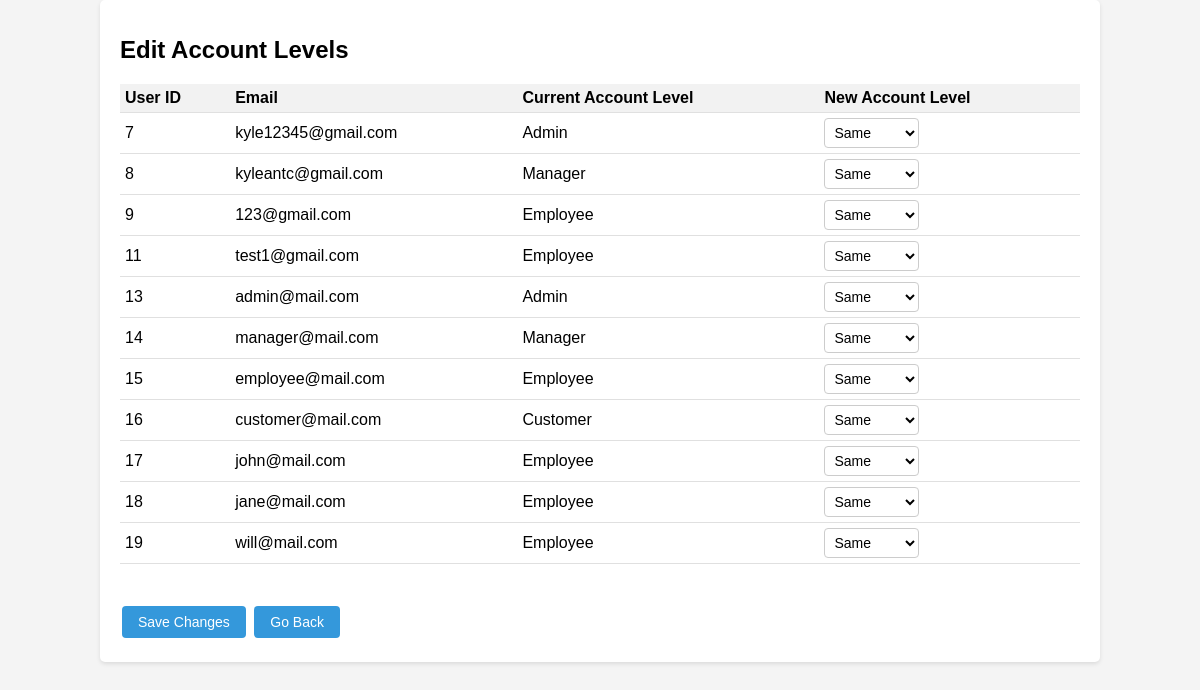
The app's page /edit_permissions.php with its own data.
### tables this page shows
CREATE TABLE `users` (
  `id` int(100) NOT NULL,
  `firstname` varchar(70) NOT NULL,
  `lastname` varchar(80) NOT NULL,
  `password` varchar(100) NOT NULL,
  `email` varchar(100) NOT NULL,
  `date_created` datetime NOT NULL DEFAULT current_timestamp(),
  `isAdmin` tinyint(1) NOT NULL DEFAULT 0,
  `isManager` tinyint(1) NOT NULL DEFAULT 0,
  `isEmployee` tinyint(1) NOT NULL DEFAULT 0
);

### edit_permissions.php (the view, shortened to what this page needs)
<?php
$connection = new mysqli('localhost', 'root', '', 'hardstore');
$sql = 'SELECT id, email, isEmployee, isManager, isAdmin FROM users';
$result = $connection->query($sql);
?>
<!DOCTYPE html>
<html lang="en">
<head>
</head>
<body>
    <div class="container">
        <h1>Edit Account Levels</h1>
        <form action="save_changes.php" method="post">
            <table>
                <tr>
                    <th>User ID</th>
                    <th>Email</th>
                    <th>Current Account Level</th>
                    <th>New Account Level</th>
                </tr>
                <?php
                while ($row = $result->fetch_assoc()) {
                    if ($row['isEmployee'] == 1 && $row['isManager'] == 0 && $row['isAdmin'] == 0) {
                        $current_level = 'Employee';
                    } elseif ($row['isEmployee'] == 1 && $row['isManager'] == 1 && $row['isAdmin'] == 0) {
                        $current_level = 'Manager';
                    } elseif ($row['isEmployee'] == 1 && $row['isManager'] == 1 && $row['isAdmin'] == 1) {
                        $current_level = 'Admin';
                    } else {
                        $current_level = 'Customer';
                    }
                    echo '<tr>';
                    echo '<td>' . $row['id'] . '</td>';
                    echo '<td>' . $row['email'] . '</td>';
                    echo '<td>' . $current_level . '</td>';
                    echo '<td>';
                    echo '<select name="account_level_' . $row['id'] . '">';
                    echo '<option value="same">Same</option>';
                    echo '</select>';
                    echo '</td>';
                    echo '</tr>';
                }
                ?>
            </table>
            <br>
            <button type="submit">Save Changes</button>
            <button type="button" onclick="window.location.href='account.php'">Go Back</button>
        </form>
    </div>
</body>
</html>

### edit_permissions.php (style rules this page uses)
body { font-family: Arial, sans-serif; background-color: #f4f4f4; margin: 0; padding: 0; }
.container { width: 80%; margin: 0 auto; background-color: #fff; padding: 20px; border-radius: 5px; box-shadow: 0 2px 4px rgba(0, 0, 0, 0.1); }
h1 { font-size: 24px; margin-bottom: 20px; }
table { width: 100%; border-collapse: collapse; margin-bottom: 20px; }
th, td { padding: 5px; text-align: left; border-bottom: 1px solid #e0e0e0; }
th { background-color: #f2f2f2; font-weight: bold; }
select { border: 1px solid #ccc; background-color: #fff; padding: 5px; border-radius: 4px; font-size: 14px; }
button { background-color: #3498db; color: white; border: none; border-radius: 4px; padding: 8px 16px; text-align: center; text-decoration: none; font-size: 14px; margin: 4px 2px; cursor: pointer; transition: background-color 0.3s; }

### records on screen
users: id "7", email "kyle12345@gmail.com", current_level "Admin", id "Same"
users: id "8", email "kyleantc@gmail.com", current_level "Manager", id "Same"
users: id "9", email "123@gmail.com", current_level "Employee", id "Same"
users: id "11", email "test1@gmail.com", current_level "Employee", id "Same"
users: id "13", email "admin@mail.com", current_level "Admin", id "Same"
users: id "14", email "manager@mail.com", current_level "Manager", id "Same"
users: id "15", email "employee@mail.com", current_level "Employee", id "Same"
users: id "16", email "customer@mail.com", isEmployee "Customer", id "Same"
users: id "17", email "john@mail.com", current_level "Employee", id "Same"
users: id "18", email "jane@mail.com", current_level "Employee", id "Same"
users: id "19", email "will@mail.com", current_level "Employee", id "Same"
